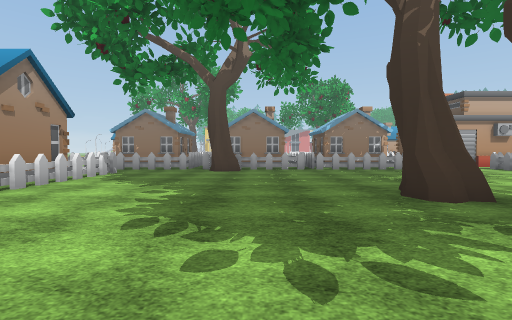
[1] (above)

16 first-person views from a walk through a Unity game level. The camera is 1.3 m above the floor, tilts 2° down and sees 85° across. The floor is counted in squares, 2 m on a side. Each view is taken from the middle of a square. On the plan, view 1 faces up. The plan holds only what a view shows up to about 9 squares ahead; the rest is blank. The place goes on beyond the plan. Some surface patterns are stand-ins.

[2]
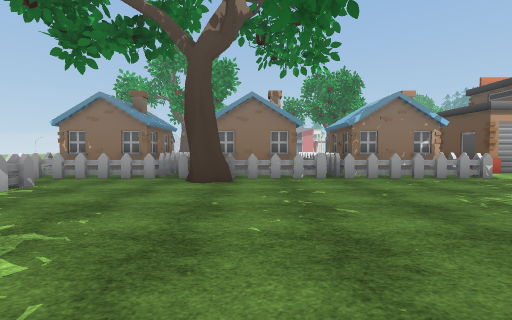

[3]
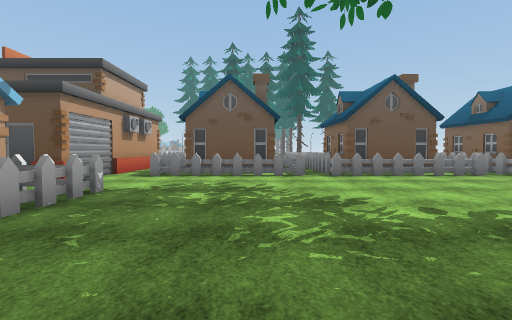

[4]
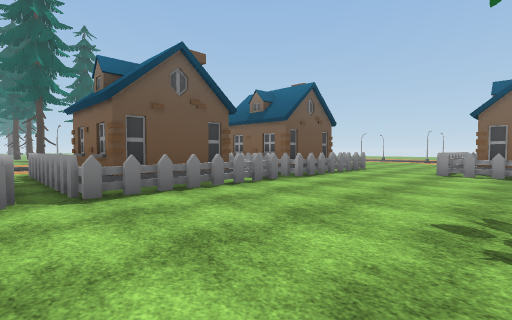

[5]
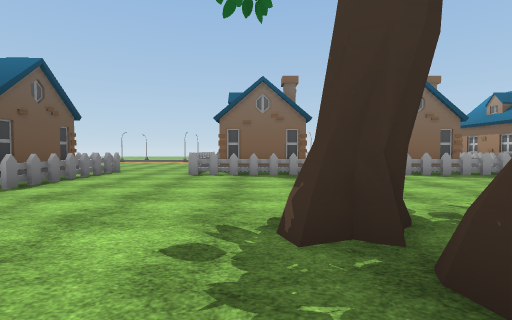

[6]
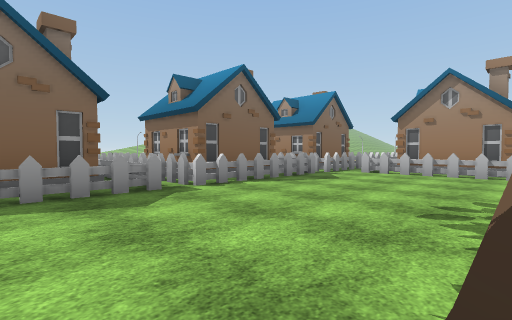

[7]
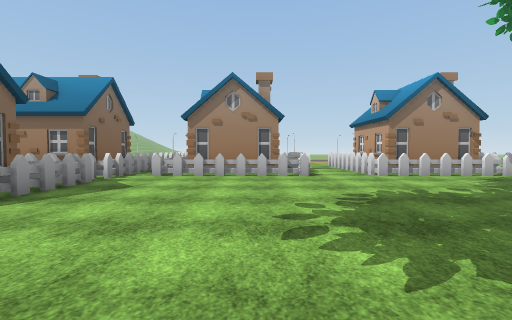

[8]
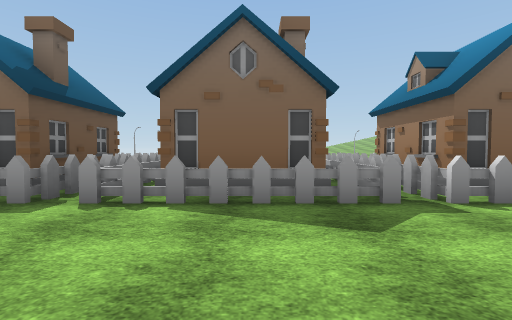

[9]
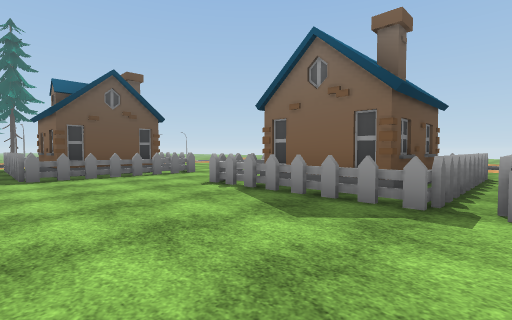

[10]
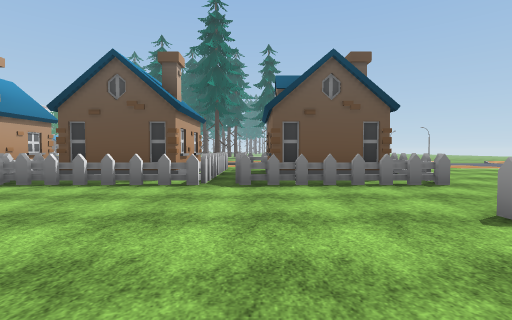

[11]
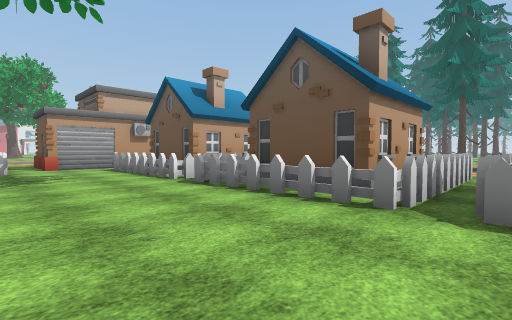

[12]
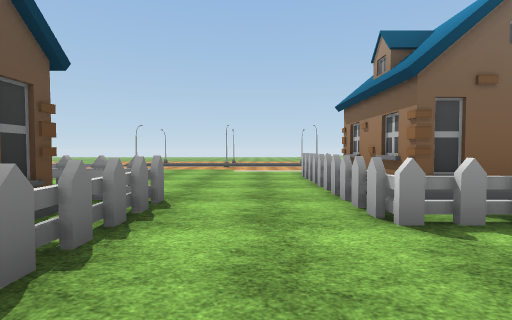

[13]
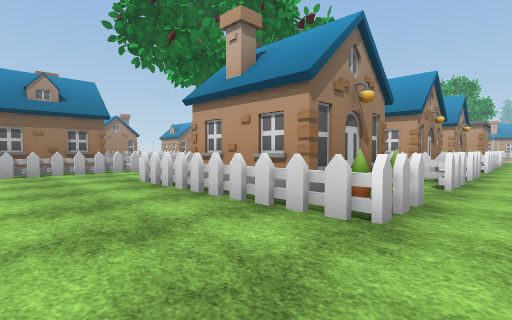

[14]
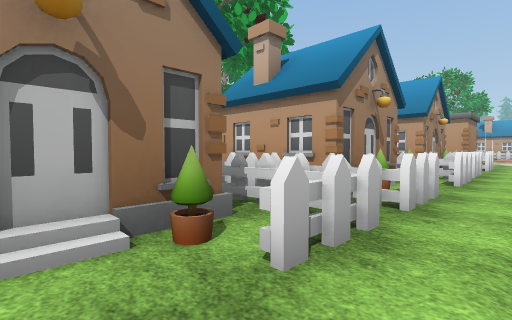

[15]
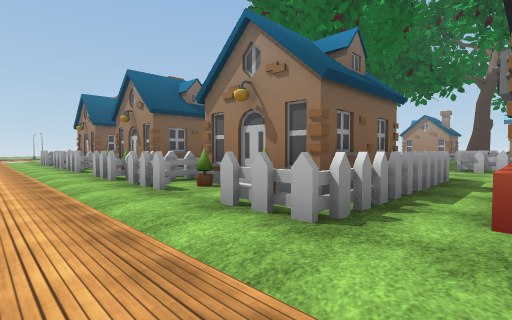

[16]
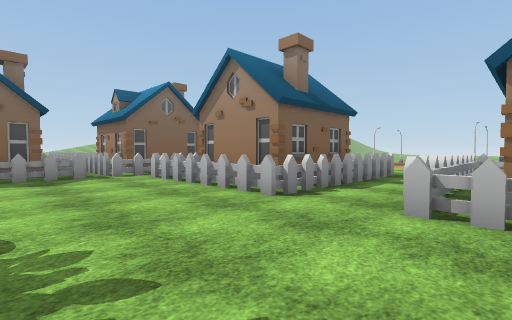

### Floor plan
Key: @ floor where view 1 was taken; # wall or solid block; . floor; H house.
Columns run from 9 left of view 1 to 15 right of it. Each row starts with its distance up from view 1.
 12       #    H#   #
 11    H### ###H###.######...
 10    HHHHHHHHHHHH...HHHH...
  9     ....#........HH##HH..
  8    HHH...........H####...
  7     #H...........H###HH..
  6     #H...........HHHHHH..
  5    ##H...........HHHHHH..
  4  HHHHH......#....H###HH..
  3  ...........#....H####...
  2 HHHHHH......#.....####H..
  1  H  #H...........HHHHHH.
  0     #H...@........HHHHH.
 -1     HH...........H#  #H.
 -2     .............H####..
 -3    HHHHHHHHHHHHH.HH##HH.
 -4      #H  #HH###H........
 -5      #H  #HH###H........
 -6      #H  #HH# #H........

Where each view was taken, in squares from view 1:
view 1: 0 up, 0 right, facing up
view 2: 3 up, 0 right, facing up
view 3: 7 up, 1 right, facing right
view 4: 6 up, 4 right, facing down-right
view 5: 5 up, 4 right, facing down
view 6: 2 up, 4 right, facing down-left
view 7: 1 up, 3 right, facing left
view 8: 1 up, 1 left, facing down
view 9: 1 up, 1 right, facing down-right
view 10: 0 up, 3 right, facing right
view 11: 0 up, 5 right, facing up-right
view 12: 0 up, 7 right, facing down
view 13: 6 down, 14 right, facing up-left
view 14: 2 down, 14 right, facing up-left
view 15: 11 up, 15 right, facing down-left
view 16: 5 up, 1 left, facing down-left
